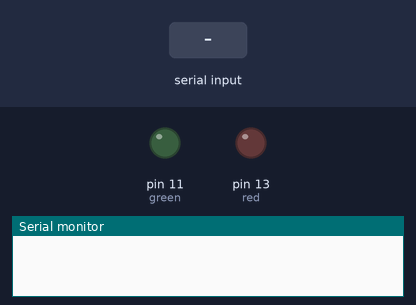
This sketch was run on a simulated Arduino Uno, built with avr-gcc and run on an emulated ATmega328P. Parts: output pins drawn as LEDs (lit = HIGH), the last lines printed to the serial monitor. The inputs (shaded band) are chosen by the test bench.

Above: at 1.2 s.
1.3 s: "0" received over Serial
At 2.4 s:
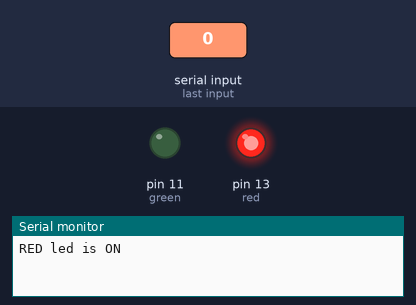
2.8 s: "a" received over Serial
At 3.6 s:
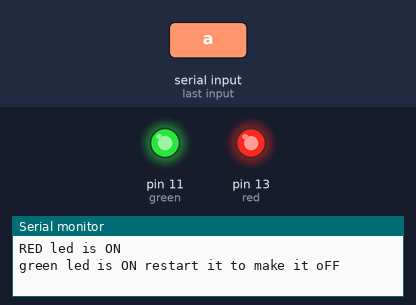
4.3 s: "1" received over Serial
At 4.7 s:
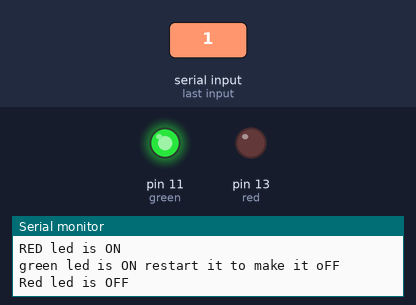
Timing chart, 0 to 7.3 s (numbered marks = the images above; inputs shaded):
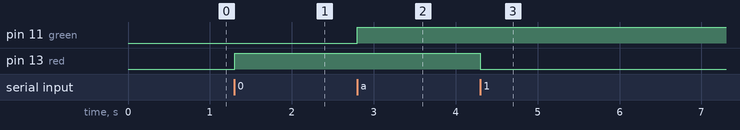

The sketch:

LED_serialCommunication.ino
```cpp
//nitesh kumar
//testing Serial communication  controlinng led with keyboard
int red = 13;
int green = 11;


void setup()
  {

   pinMode(red, OUTPUT);
   digitalWrite(red,LOW); //led is off at start
   Serial.begin(9600);   //start the serial comunication at 9600 bit per second
   pinMode(green, OUTPUT);
   digitalWrite(green,LOW);
}

void loop() {
        if(Serial.available()>0)   //if somthing is recived than
             {
              char letter = Serial.read();     // read it
                      if(letter == '0')                                  // cheaking is o or not
                           {
                            digitalWrite(red,HIGH);
                            Serial.println("RED led is ON");
                           }
                      else if(letter == '1')
                           {
                            digitalWrite(red,LOW);
                            Serial.println("Red led is OFF");
                           }
                     else if(letter=='a')
                           {
                            digitalWrite(green,HIGH);
                            Serial.println("green led is ON restart it to make it oFF");
                           }
               }
           }
```

Measured:
- after the input at 1.3 s, pin 13 (red): LOW → HIGH at once
- after the input at 2.8 s, pin 11 (green): LOW → HIGH at once
- after the input at 4.3 s, pin 13 (red): HIGH → LOW at once
